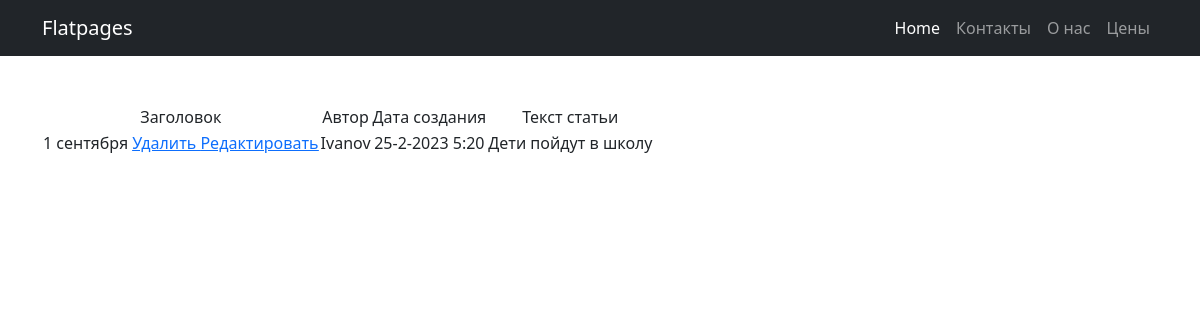
The page /news/2 on the database its author committed.
### news/models.py (models this page shows, shortened)
class Post(models.Model):
    authorArticle = models.ForeignKey(Author, on_delete=models.CASCADE)
    article = 'AR'
    news = 'NW'
    TEXT = [
        (article, 'Статья'),
        (news, 'Новость')
    ]
    textContent = models.CharField(max_length=2,
                                   choices=TEXT,
                                   default=news)
    creationTime = models.DateTimeField(auto_now_add=True)
    textCategory = models.ManyToManyField(Category, through='PostCategory')
    header = models.CharField(max_length=255)
    postText = models.TextField()
    rating = models.IntegerField(default=1)

class Author(models.Model):
    account = models.OneToOneField(User, on_delete=models.CASCADE)
    ratingAuthor = models.IntegerField(default=0)

### news/views.py (the view)
# urls.py: path('<int:pk>', NewsDetailView.as_view(), name='news'),
class NewsDetailView(DetailView):
    template_name = 'news.html'
    context_object_name = 'news'
    queryset = Post.objects.all()

### templates/news.html (shortened to what this page needs)
{% extends 'flatpages/default.html' %}
{% load custom_filters %}
{% block content %}
    {% if news %}
        <table>
            <tr>
                <td>
                    Заголовок
                </td>
				<td>
                    Автор
                </td>
                <td>
                    Дата создания
                </td>
                <td>
                    Текст статьи
                </td>
            </tr>
            <tr>
                <td>
                    {{ news.header}}
					<a href="{% url 'news_delete' news.id %}"><u> Удалить </u></a>
	                <a href="{% url 'news_update' news.id %}"><u> Редактировать </u></a>
                </td>
				<td>
                    {{ news.authorArticle.account}}
                </td>
                <td>
		   {{ news.creationTime.day}}-{{ news.creationTime.month}}-{{news.creationTime.year}} {{ news.creationTime.hour}}:{{ news.creationTime.minute}}
                </td>
                <td>
                    {{ news.postText}}
                </td>
            </tr>
        </table>
    {% else %}
        <h2>Новостей нет!</h2>
    {% endif %}
{% endblock content %}

### rows shown on the page
Post: header "1 сентября", authorArticle.account "Ivanov", creationTime.day "25", creationTime.month "2", creationTime.year "2023", creationTime.hour "5", creationTime.minute "20", postText "Дети пойдут в школу"
